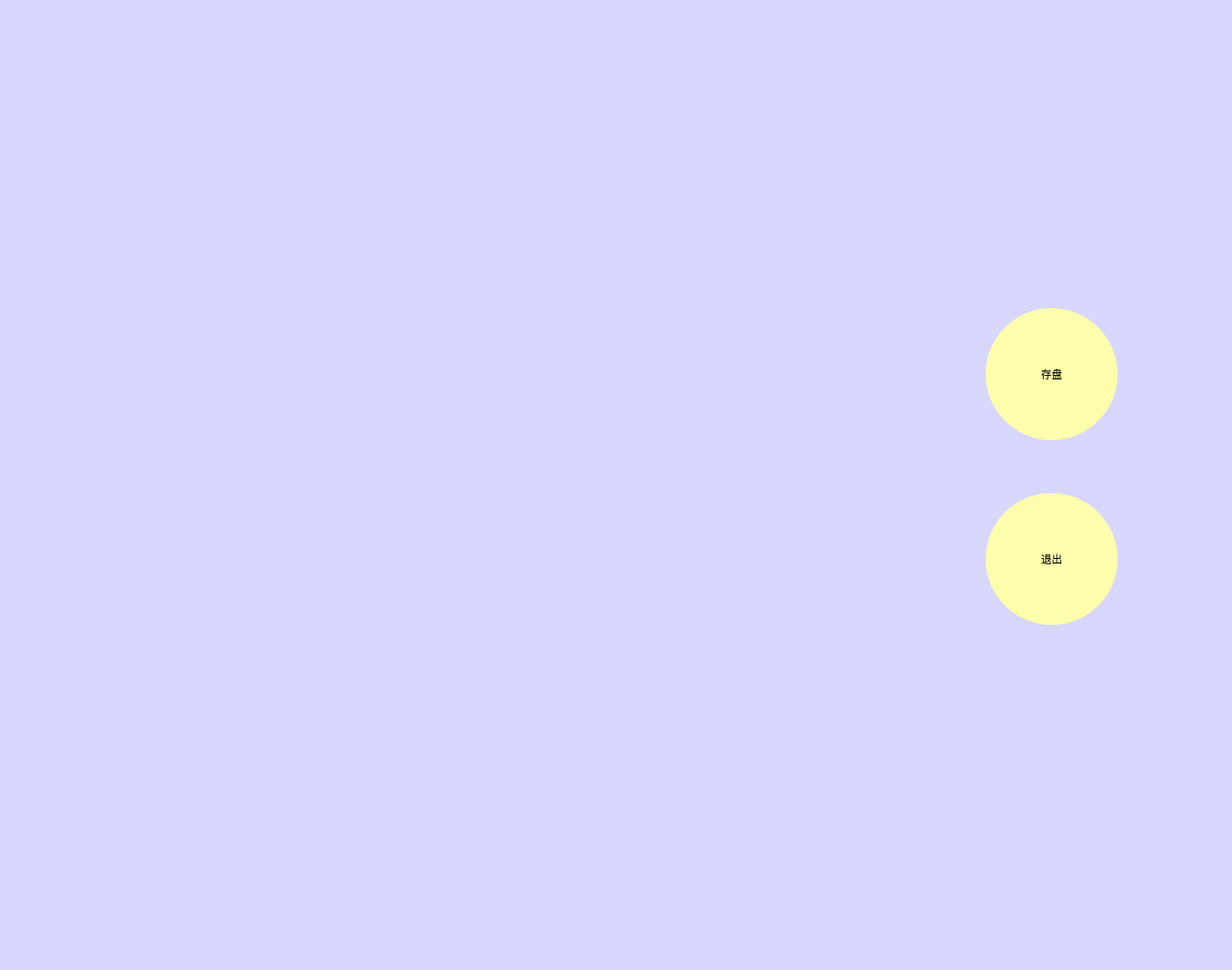
<?xml version="1.0" encoding="UTF-8"?>
<ui version="4.0">
 <class>dialog</class>
 <widget class="QDialog" name="dialog">
  <property name="geometry">
   <rect>
    <x>0</x>
    <y>0</y>
    <width>1400</width>
    <height>1102</height>
   </rect>
  </property>
  <property name="windowTitle">
   <string>Game</string>
  </property>
  <property name="styleSheet">
   <string notr="true">background-color: rgb(215, 215, 255);</string>
  </property>
  <widget class="QLabel" name="label">
   <property name="geometry">
    <rect>
     <x>45</x>
     <y>92</y>
     <width>921</width>
     <height>961</height>
    </rect>
   </property>
   <property name="styleSheet">
    <string notr="true">image:url(:/Image/Image/photonew.jpg)</string>
   </property>
   <property name="text">
    <string/>
   </property>
  </widget>
  <widget class="QPushButton" name="pushButton">
   <property name="geometry">
    <rect>
     <x>1120</x>
     <y>560</y>
     <width>150</width>
     <height>150</height>
    </rect>
   </property>
   <property name="styleSheet">
    <string notr="true">QPushButton{
	font: 16pt &quot;华文行楷&quot;;
border-radius:75px;
background-color: rgb(254, 255, 172);
}</string>
   </property>
   <property name="text">
    <string>退出</string>
   </property>
  </widget>
  <widget class="QPushButton" name="pushButton_2">
   <property name="geometry">
    <rect>
     <x>1120</x>
     <y>350</y>
     <width>150</width>
     <height>150</height>
    </rect>
   </property>
   <property name="styleSheet">
    <string notr="true">QPushButton{
	font: 16pt &quot;华文行楷&quot;;
border-radius:75px;
background-color: rgb(254, 255, 172);
}</string>
   </property>
   <property name="text">
    <string>存盘</string>
   </property>
  </widget>
 </widget>
 <resources/>
 <connections/>
</ui>
